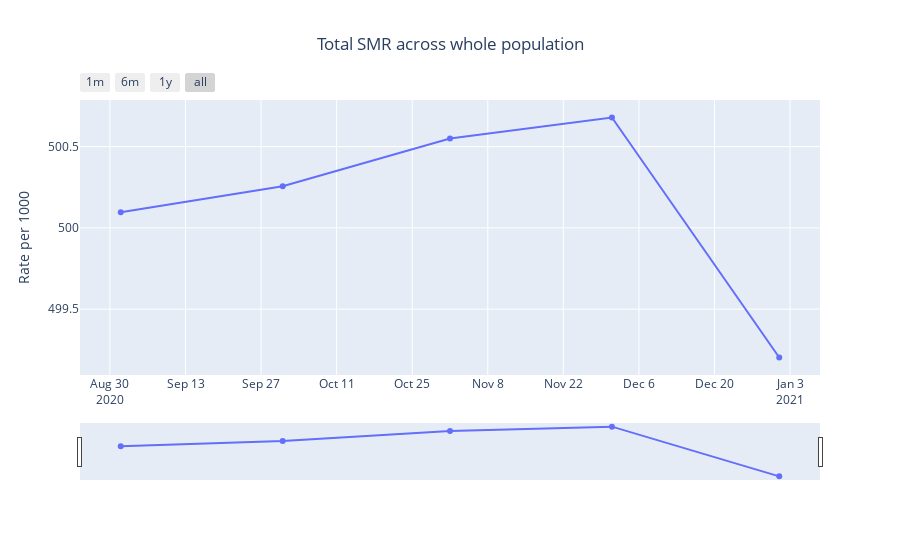

The notebook cell this image was saved under:
### Code cell
plot_measures(data_dict['total'], title=f"Total {marker} across whole population", column_to_plot='rate', category=False, y_label='Rate per 1000')

### Figure 1 — Plotly figure (JSON) as saved in the notebook; plotly's stock layout.template omitted (floating-point values rounded to 4 significant figures)
{"data": [{"type": "scatter", "x": ["2020-09-01T00:00:00", "2020-10-01T00:00:00", "2020-11-01T00:00:00", "2020-12-01T00:00:00", "2021-01-01T00:00:00"], "y": [500.1, 500.3, 500.5, 500.7, 499.2]}], "layout": {"hovermode": "x", "title": {"text": "Total SMR across whole population", "x": 0.5}, "xaxis": {"rangeselector": {"buttons": [{"count": 1, "label": "1m", "step": "month", "stepmode": "backward"}, {"count": 6, "label": "6m", "step": "month", "stepmode": "backward"}, {"count": 1, "label": "1y", "step": "year", "stepmode": "backward"}, {"step": "all"}]}, "rangeslider": {"visible": true}, "type": "date"}, "yaxis": {"title": {"text": "Rate per 1000"}}}}
